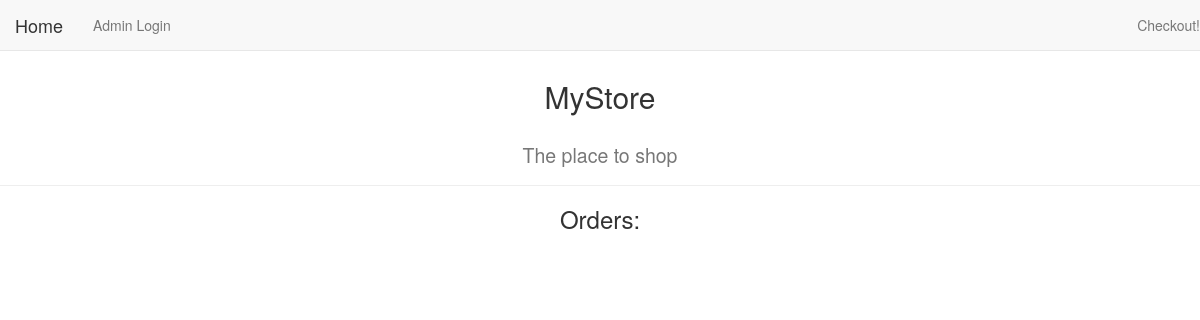
The page /admin-panel/ (signed in) on the database as committed earlier.
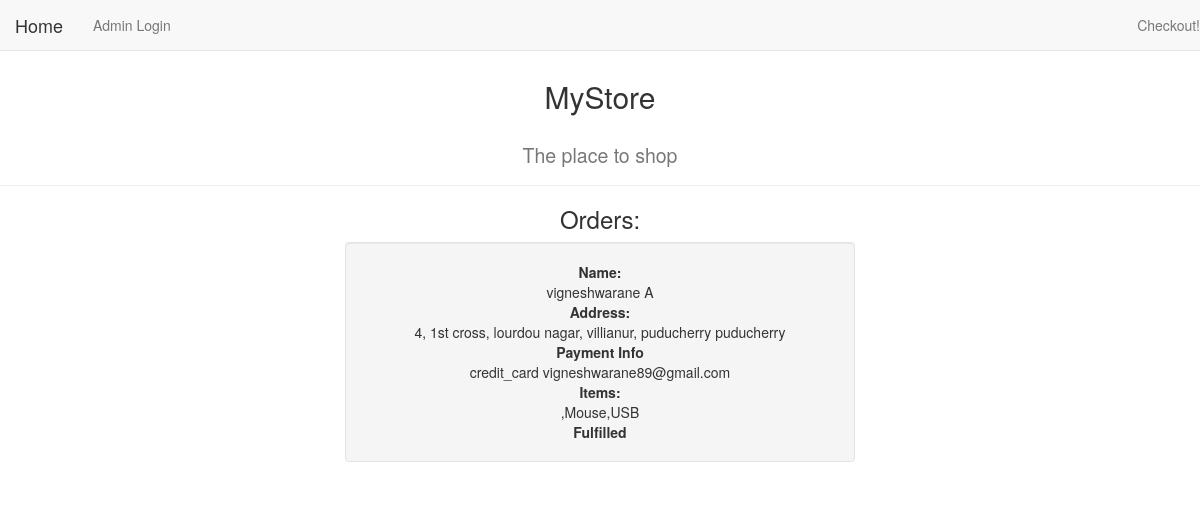
The same page on the database as committed later.
### store/models.py (models this page shows)
class Order(models.Model):
    first_name = models.CharField(max_length = 400)
    last_name = models.CharField(max_length = 400)
    address = models.CharField(max_length = 400)
    city = models.CharField(max_length = 400)
    payment_method = models.CharField(max_length = 400)
    payment_data = models.CharField(max_length = 400)
    items = models.TextField()
    fulfill = models.BooleanField()

### store/views.py (the view)
# urls.py: path('admin-panel/', views.adminDashboard, name='admin'),
@login_required
def adminDashboard(request):
    orders = Order.objects.all()
    ctx = {'orders': orders}
    return render(request, "admin_panel.html", ctx)

### store/templates/admin_panel.html (shortened to what this page needs)
<html>
<head>
	<link href="http://maxcdn.bootstrapcdn.com/bootstrap/3.2.0/css/bootstrap.min.css" rel="stylesheet">
</head>
<body>
		<nav class = "navbar navbar-default navbar-fixed-top" role ="navigation">
			<ul class = "nav navbar-nav navbar-left">
			<li><a class="navbar-brand" href="/">Home</a></li>
				<li><a href="/admin-login/">Admin Login</a></li>
			</ul>
		<ul class = "nav navbar-nav navbar-right">
			<li><a href = "/cart/checkout"> Checkout!</a></li>
		</ul>
	</nav>
	<br>
	<br>
	<div class = "page-header" style="text-align:center">
		<h2>MyStore <br> <br> <small>The place to shop</small></h2>
	</div>
	<h3 style = "text-align:center">Orders:</h3>
	<div class = "container centerdv">
		{% for order in orders %}
		<div class ="well">
			<b>Name:</b>
			<br>
			{{order.first_name}} {{order.last_name}}
			<br>
			<b> Address:</b>
			<br>
			{{order.address}} {{order.city}}
			<br>
			<b> Payment Info</b>
			<br>
			{{order.payment_method}} {{order.payment_data}}
			<br>
			<b> Items: </b>
			<br>
				{{order.items}}
			<br>
			<b> Fulfilled </b>
			</div>
		{% endfor %}
	</div>
</body>
</html>

### store/templates/admin_panel.html (style rules this page uses)
.centerdv { width: 45%; margin-left: auto; margin-right: auto; text-align: center; }

Rows that differ between the two databases and show on the page:
added Order: first_name "vigneshwarane", last_name "A", address "4, 1st cross, lourdou nagar, villianur, puducherry", city "puducherry", payment_method "credit_card", payment_data "vigneshwarane89@gmail.com", items ",Mouse,USB"
